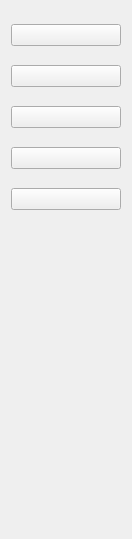
            <widget class="QWidget" name="pagina1_menu">
             <property name="geometry">
              <rect>
               <x>0</x>
               <y>0</y>
               <width>132</width>
               <height>539</height>
              </rect>
             </property>
             <attribute name="label">
              <string>MENU</string>
             </attribute>
             <layout class="QVBoxLayout" name="verticalLayout_4">
              <item>
               <widget class="QPushButton" name="botao_home">
                <property name="mouseTracking">
                 <bool>false</bool>
                </property>
                <property name="contextMenuPolicy">
                 <enum>Qt::ContextMenuPolicy::DefaultContextMenu</enum>
                </property>
                <property name="styleSheet">
                 <string notr="true"/>
                </property>
                <property name="text">
                 <string/>
                </property>
                <property name="icon">
                 <iconset resource="icons.qrc">
                  <normaloff>:/icons/home.svg</normaloff>:/icons/home.svg</iconset>
                </property>
                <property name="iconSize">
                 <size>
                  <width>30</width>
                  <height>30</height>
                 </size>
                </property>
               </widget>
              </item>
              <item>
               <widget class="QPushButton" name="botao_lancar">
                <property name="text">
                 <string/>
                </property>
                <property name="icon">
                 <iconset resource="icons.qrc">
                  <normaloff>:/icons/buton_lancar.svg</normaloff>:/icons/buton_lancar.svg</iconset>
                </property>
                <property name="iconSize">
                 <size>
                  <width>30</width>
                  <height>30</height>
                 </size>
                </property>
               </widget>
              </item>
              <item>
               <widget class="QPushButton" name="botao_agendas">
                <property name="text">
                 <string/>
                </property>
                <property name="icon">
                 <iconset resource="icons.qrc">
                  <normaloff>:/icons/icons/agenda.svg</normaloff>:/icons/icons/agenda.svg</iconset>
                </property>
                <property name="iconSize">
                 <size>
                  <width>30</width>
                  <height>30</height>
                 </size>
                </property>
               </widget>
              </item>
              <item>
               <widget class="QPushButton" name="botao_pacientes">
                <property name="text">
                 <string/>
                </property>
                <property name="icon">
                 <iconset resource="icons.qrc">
                  <normaloff>:/icons/paciente.svg</normaloff>:/icons/paciente.svg</iconset>
                </property>
                <property name="iconSize">
                 <size>
                  <width>30</width>
                  <height>30</height>
                 </size>
                </property>
               </widget>
              </item>
              <item>
               <widget class="QPushButton" name="botao_pesquisar_pacientes_menu">
                <property name="text">
                 <string/>
                </property>
                <property name="icon">
                 <iconset resource="icons.qrc">
                  <normaloff>:/icons/search.svg</normaloff>:/icons/search.svg</iconset>
                </property>
                <property name="iconSize">
                 <size>
                  <width>30</width>
                  <height>30</height>
                 </size>
                </property>
               </widget>
              </item>
              <item>
               <spacer name="verticalSpacer">
                <property name="orientation">
                 <enum>Qt::Orientation::Vertical</enum>
                </property>
                <property name="sizeType">
                 <enum>QSizePolicy::Policy::Fixed</enum>
                </property>
                <property name="sizeHint" stdset="0">
                 <size>
                  <width>20</width>
                  <height>300</height>
                 </size>
                </property>
               </spacer>
              </item>
             </layout>
            </widget>
